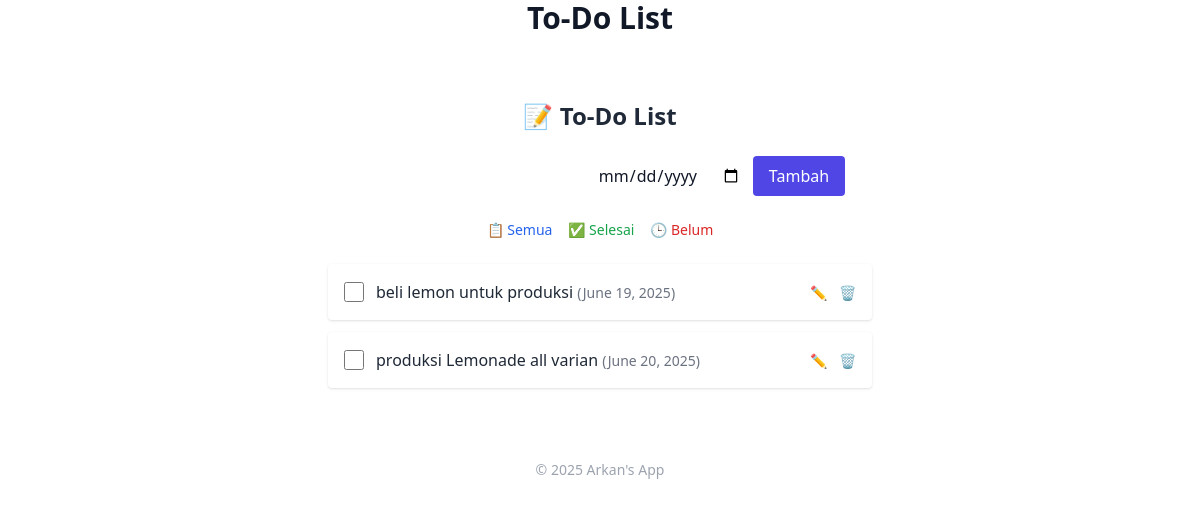
Screenshot of /filter/belum/ with the database file from the repository.
### todolist/models.py (models this page shows, shortened)
class Task(models.Model):
    title = models.CharField(max_length=100)
    completed = models.BooleanField(default=False)
    deadline = models.DateField(null=True, blank=True)  # ⏰ Tambahan field deadline
    def is_overdue(self):
        return self.deadline and self.deadline < timezone.now().date()

### todolist/views.py (the view)
# urls.py: path('filter/<str:status>/', views.task_filter, name='task_filter'),
def task_filter(request, status):
    if status == 'selesai':
        tasks = Task.objects.filter(completed=True)
    elif status == 'belum':
        tasks = Task.objects.filter(completed=False)
    else:
        tasks = Task.objects.all()
    form = TaskForm()
    return render(request, 'todolist/task_list.html', {'tasks': tasks, 'form': form})

### todolist/forms.py
class TaskForm(forms.ModelForm):
    class Meta:
        model = Task
        fields = ['title', 'deadline']  # ⏰ Tambahkan deadline ke form
        widgets = {
            'deadline': forms.DateInput(attrs={'type': 'date'}),
        }

### templates/todolist/task_list.html (shortened to what this page needs)
{% extends 'todolist/base.html' %}
{% block content %}
<div class="max-w-xl mx-auto px-4 py-8 space-y-6">
  <h1 class="text-2xl font-bold text-center text-gray-800 dark:text-white">📝 To-Do List</h1>
  <form method="post" class="flex flex-col sm:flex-row gap-3 items-center justify-center">
    {{ form.title }}
    {{ form.deadline }}
    <button type="submit" class="bg-indigo-600 hover:bg-indigo-700 text-white px-4 py-2 rounded">Tambah</button>
  </form>
  <div class="flex justify-center gap-4 text-sm font-medium">
    <a href="{% url 'task_list' %}" class="text-blue-600 hover:underline">📋 Semua</a>
    <a href="{% url 'task_filter' 'selesai' %}" class="text-green-600 hover:underline">✅ Selesai</a>
    <a href="{% url 'task_filter' 'belum' %}" class="text-red-600 hover:underline">🕒 Belum</a>
  </div>
  <ul class="space-y-3">
    {% for task in tasks %}
      <li class="bg-white dark:bg-gray-800 p-4 rounded shadow flex items-center justify-between">
        <form method="post" action="{% url 'toggle_task' task.id %}" class="flex items-center gap-3">
          <input type="checkbox" onchange="this.form.submit()" {% if task.completed %}checked{% endif %} class="w-5 h-5 accent-indigo-600">
          <span class="{% if task.completed %}line-through text-gray-400{% else %}text-gray-800 dark:text-gray-200{% endif %}">
            {{ task.title }}
            {% if task.deadline %}
              <span class="{% if task.is_overdue %}text-red-500{% else %}text-gray-500{% endif %} text-sm">
                ({{ task.deadline }})
              </span>
            {% endif %}
          </span>
        </form>
        <div class="space-x-2">
          <a href="{% url 'edit_task' task.id %}" class="text-blue-500 hover:underline text-sm">✏️</a>
          <a href="{% url 'delete_task' task.id %}" onclick="return confirm('Mang ea pen di hapus?')" class="text-red-500 hover:underline text-sm">🗑️</a>
        </div>
      </li>
    {% empty %}
      <li class="text-center text-gray-500 dark:text-gray-400">Tidak ada tugas</li>
    {% endfor %}
  </ul>
</div>
{% endblock %}

### rows the page displays
Task: title "beli lemon untuk produksi", deadline "June 19, 2025"
Task: title "produksi Lemonade all varian", deadline "June 20, 2025"
